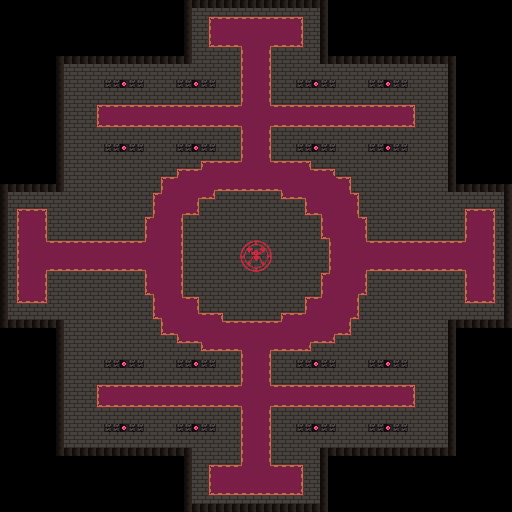

This is a level from a 2D game, rendered from its Tiled map with the project's own tilesets. A one-line summary and the map file follow, with tile-layer data summarised:
An orthogonal 64x64 tile map with 8x8 px tiles, 1 tile layer (Tile Layer 1) and 18 objects (6x mr_small_warrior, 4x candle, 4x mr_fire, mr_shadow, mr_phoenix, ...).

<map version="1.10" tiledversion="1.11.0" orientation="orthogonal" renderorder="right-down" width="64" height="64" tilewidth="8" tileheight="8" infinite="0" nextlayerid="9" nextobjectid="57">
 <tileset firstgid="1" name="color" tilewidth="8" tileheight="8" tilecount="256" columns="16">
  <image source="../../../assets/sheet/color.png" width="128" height="128" />
 </tileset>
 <layer id="1" name="Tile Layer 1" width="64" height="64">
  <data>[4096 cells, 4096 non-empty, 34 distinct tile ids]</data>
 </layer>
 <objectgroup id="5" name="props" visible="0">
  <object id="24" name="candle" x="255.784" y="239.023">
   <point />
  </object>
  <object id="38" name="candle" x="237.938" y="255.875">
   <point />
  </object>
  <object id="39" name="candle" x="274" y="256.375">
   <point />
  </object>
  <object id="40" name="candle" x="255.75" y="274.438">
   <point />
  </object>
 </objectgroup>
 <objectgroup id="6" name="wave2" visible="0">
  <object id="46" name="mr_shadow" x="257.5" y="256">
   <point />
  </object>
  <object id="47" name="mr_small_warrior" x="255.212" y="279.061">
   <point />
  </object>
  <object id="48" name="mr_small_warrior" x="236.545" y="259.273">
   <point />
  </object>
  <object id="49" name="mr_small_warrior" x="257.818" y="238">
   <point />
  </object>
  <object id="50" name="mr_small_warrior" x="276.364" y="257.636">
   <point />
  </object>
  <object id="51" name="mr_small_warrior" x="161.5" y="367.5">
   <point />
  </object>
  <object id="52" name="mr_small_warrior" x="354" y="366.5">
   <point />
  </object>
 </objectgroup>
 <objectgroup id="7" name="wave1" visible="0">
  <object id="41" name="mr_fire" x="256.833" y="239.917">
   <point />
  </object>
  <object id="42" name="mr_fire" x="238.625" y="257.75">
   <point />
  </object>
  <object id="43" name="mr_fire" x="275" y="255">
   <point />
  </object>
  <object id="44" name="mr_fire" x="256.5" y="276.375">
   <point />
  </object>
  <object id="45" name="mr_phoenix" x="257.25" y="257.25">
   <point />
  </object>
 </objectgroup>
 <objectgroup id="8" name="test">
  <object id="55" name="mr_warrior" x="257.818" y="234">
   <point />
  </object>
 </objectgroup>
 <objectgroup id="2" name="main" visible="0">
  <object id="2" name="player" x="255.947" y="481.917">
   <point />
  </object>
 </objectgroup>
</map>